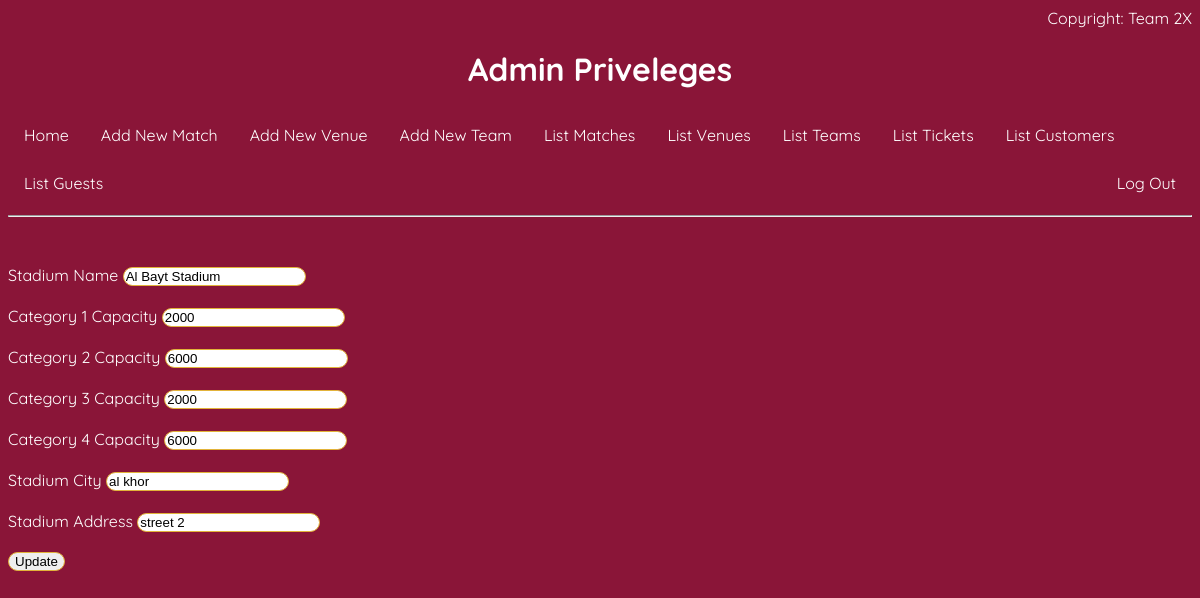
Screenshot of /admin/update_venue.php?StadiumName=Al Bayt Stadium (signed in) with the database file from the repository.
### tables this page shows
CREATE TABLE STADIUM
(
  Category1Capacity INT NOT NULL,
  Category2Capacity INT NOT NULL,
  StadiumName VARCHAR(255) NOT NULL,
  StadiumAddress VARCHAR(255) NOT NULL,
  StadiumCity VARCHAR(255) NOT NULL,
  Category3Capacity INT NOT NULL,
  Category4Capacity INT NOT NULL,
  PRIMARY KEY (StadiumName)
);

### admin/update_venue.php (the view, shortened to what this page needs)
<?php
include('admin_home.php');
$servername = "dbproject5.org";
$username = "Team2X_admin";
$password = "Team2X_admin";
$dbname = "Team2X_Project";
$conn = new mysqli($servername, $username, $password, $dbname);
$sql = "select * from STADIUM where StadiumName = '" . $_GET["StadiumName"] . "';";
$things = $conn->query($sql)->fetch_assoc();
?>
<html>
    <form action="confirm_venue_update.php" method="post">
        <label> Stadium Name </label>
        <input type="text" name="StadiumName" value="<?php echo $things['StadiumName']; ?>" readonly>
        <br/>
        <br/>
        <label> Category 1 Capacity </label>
        <input type="number" name="Category1Capacity" value="<?php echo $things['Category1Capacity']; ?>" required>
        <br/>
        <br/>
        <label> Category 2 Capacity </label>
        <input type="number" name="Category2Capacity" value="<?php echo $things['Category2Capacity']; ?>" required>
        <br/>
        <br/>
        <label> Category 3 Capacity </label>
        <input type="number" name="Category3Capacity" value="<?php echo $things['Category3Capacity']; ?>" required>
        <br/>
        <br/>
        <label> Category 4 Capacity </label>
        <input type="number" name="Category4Capacity" value="<?php echo $things['Category4Capacity']; ?>" required>
        <br/>
        <br/>
        <label>Stadium City</label>
        <input type="text" name="StadiumCity" value="<?php echo $things['StadiumCity']; ?>" required>
        <br/>
        <br/>
        <label>Stadium Address</label>
        <input type="text" name="StadiumAddress" value="<?php echo $things['StadiumAddress']; ?>" required>
        <br/>
        <br/>
        <input type="submit" value="Update">
    </form>
</html>

### admin/admin_home.php (style rules this page uses)
html { color: white; background-color: #8a1538; font-family: 'Quicksand', sans-serif; }
input { border: 1px solid #e2b33a; border-radius: 15px; }

### rows the page displays
stadium: StadiumName "Al Bayt Stadium", Category1Capacity "2000", Category2Capacity "6000", Category3Capacity "2000", Category4Capacity "6000", StadiumCity "al khor", StadiumAddress "street 2"
